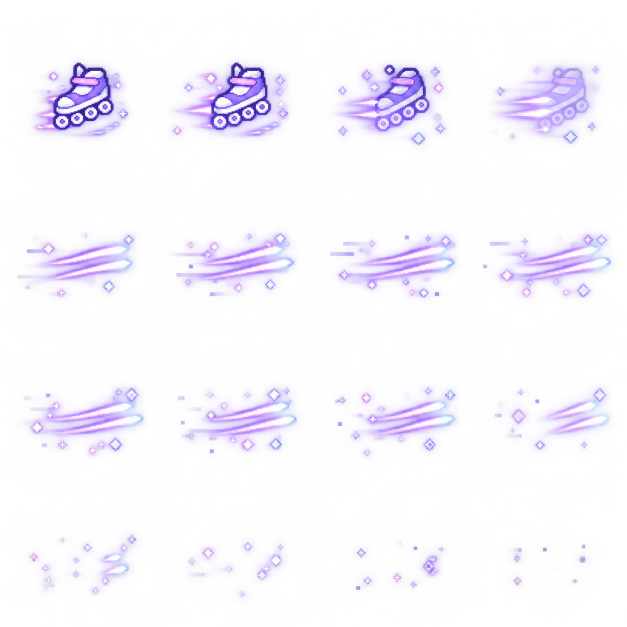
#> input picture assets-source/item-effects/霓虹紫色滑行特效序列.png, 1254 x 1254 px (shown at 1/2 size)
$ python -i prepare_utility_effects.py   (imports and definitions only)
#> lines starting #> are read from the running program, lines starting #| are printed output that depends on the picture
"""Normalize the supplied utility atlases and make a hollow shield overlay.

Usage: python scripts/prepare_utility_effects.py --source-dir <download directory>
Originals are preserved in assets-source/item-effects; runtime sheets stay 4x4.
"""
from argparse import ArgumentParser
from pathlib import Path
import shutil
from PIL import Image

ROOT = Path(__file__).resolve().parents[1]
SOURCES = {
    "golden_bicycle_boost_sprite_4x4_1024_alpha.png": "boost-yellow-bike.png",
    "ice_blue_shield_sprite_4x4_1024_alpha.png": "shield-down-jacket.png",
    "霓虹紫色滑行特效序列.png": "boost-roller-skates.png",
    "咖啡治愈魔法精灵图.png": "healing-morning-coffee.png",
}

# [17 lines left out: function normalize, not called in this run]

def normalize_supplied_grid(source):
    """Slice fractional cell boundaries before resizing, preserving animation motion."""
    image = Image.open(source).convert("RGBA")
#> image is the input picture: PIL image 1254x1254 RGBA; mean R, G, B, A 54.2, 42.2, 128.2, 23.2
    result = Image.new("RGBA", (1024, 1024))
#> result: PIL image 1024x1024 RGBA; every value is 0
    for index in range(16):
        column, row = index % 4, index // 4
        cell = image.crop((round(column * image.width / 4), round(row * image.height / 4),
                           round((column + 1) * image.width / 4), round((row + 1) * image.height / 4)))
        # Keep one fixed canvas/anchor across frames and 24 px of safety padding.
        cell = cell.resize((208, 208), Image.Resampling.NEAREST)
        cell.putalpha(cell.getchannel("A").point(lambda a: 0 if a <= 4 else a))
        result.paste(cell, (column * 256 + 24, row * 256 + 24))
#> this loop made 16 passes
#> pass 1, in normalize_supplied_grid, `cell = image.crop((round(column * image.width / 4), round(row * image...`:
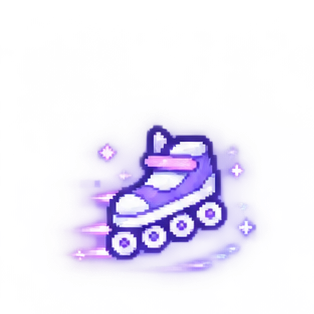
#> cell: PIL image 314x314 RGBA; mean R, G, B, A 47.9, 39.6, 117.5, 38.4; transparent parts drawn white
#> pass 1, in normalize_supplied_grid, `cell = cell.resize((208, 208), Image.Resampling.NEAREST)`:
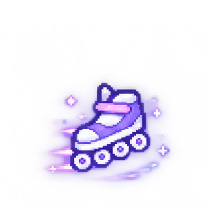
#> cell: PIL image 208x208 RGBA; mean R, G, B, A 48.1, 39.7, 117.6, 38.4; transparent parts drawn white
#> pass 2, in normalize_supplied_grid, `cell = image.crop((round(column * image.width / 4), round(row * image...`:
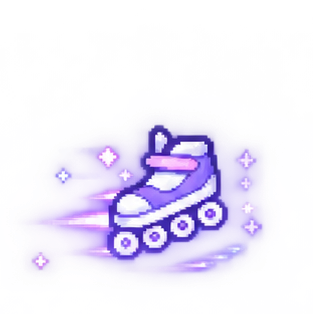
#> cell: PIL image 313x314 RGBA; mean R, G, B, A 63.8, 48.9, 136, 42.7; transparent parts drawn white
#> pass 2, in normalize_supplied_grid, `cell = cell.resize((208, 208), Image.Resampling.NEAREST)`:
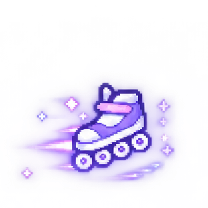
#> cell: PIL image 208x208 RGBA; mean R, G, B, A 63.8, 48.9, 136.1, 42.9; transparent parts drawn white
#> after the loop:
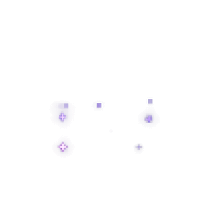
#> cell: PIL image 208x208 RGBA; mean R, G, B, A 6.3, 3.8, 11.5, 1.1; transparent parts drawn white
#> after the loop:
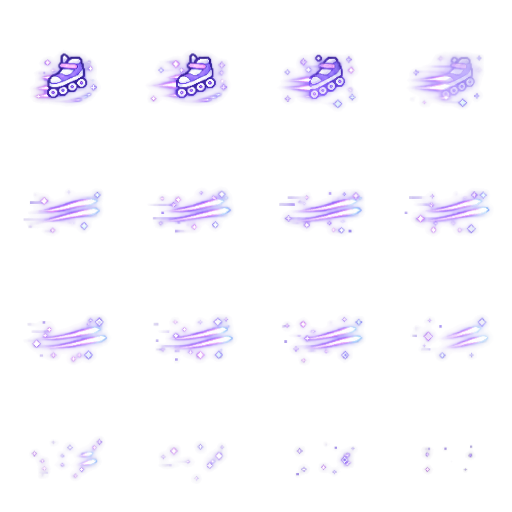
#> result: PIL image 1024x1024 RGBA (shown at 1/2 size); mean R, G, B, A 35.8, 27.8, 84.7, 14.9; transparent parts drawn white
    return result


# [35 lines left out: functions hollow_shield, main, not called in this run]

# [2 lines not run here, left out]

>>> result = normalize_supplied_grid('../assets-source/item-effects/霓虹紫色滑行特效序列.png')

$ run again, on assets-source/item-effects/ruler-slash-source.png
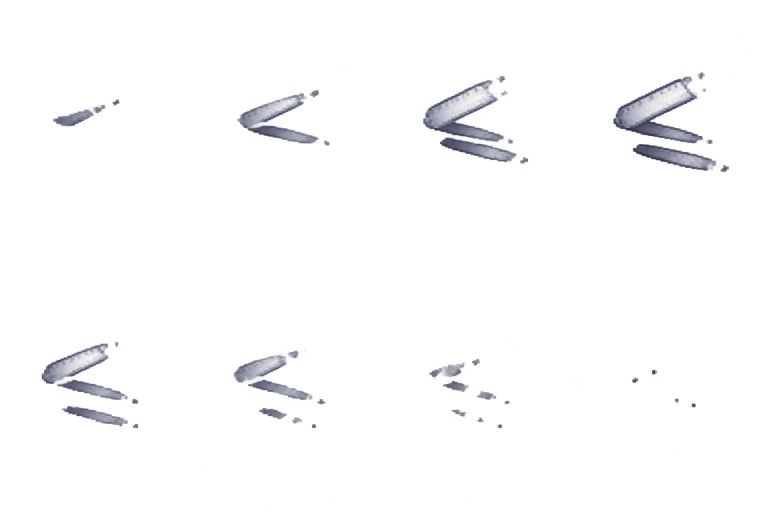
#> input picture assets-source/item-effects/ruler-slash-source.png, 1536 x 1024 px (shown at 1/2 size)
#> in normalize_supplied_grid, image is the input picture: PIL image 1536x1024 RGBA; mean R, G, B, A 25.1, 25.6, 29.6, 8.7
#> the loop in normalize_supplied_grid, `for index in range(16):` made 16 passes
#> pass 1, in normalize_supplied_grid, `cell = cell.resize((208, 208), Image.Resampling.NEAREST)`:
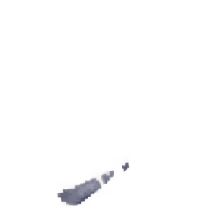
#> cell: PIL image 208x208 RGBA; mean R, G, B, A 15.5, 15.8, 18.8, 4; transparent parts drawn white
#> after the loop in normalize_supplied_grid, `for index in range(16):`:
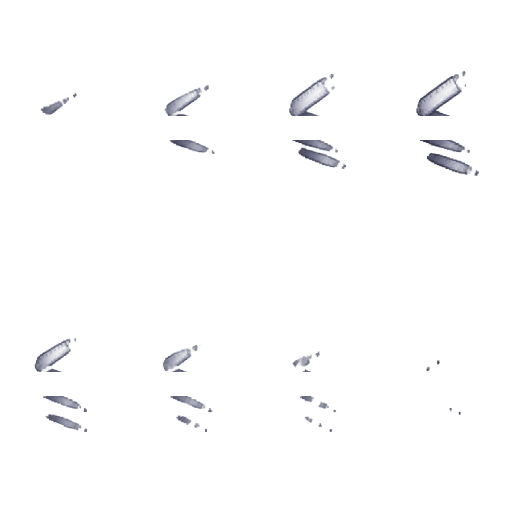
#> result: PIL image 1024x1024 RGBA (shown at 1/2 size); mean R, G, B, A 16.6, 16.9, 19.6, 5.7; transparent parts drawn white
